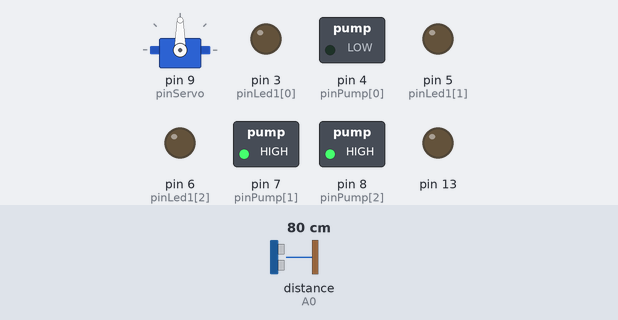
A program run on a simulated Arduino Uno, built with avr-gcc and run on an emulated ATmega328P. Shown: servo, switched loads named in the program (green lamp = pin HIGH), output pins drawn as LEDs (lit = HIGH). Wiring (inferred from the names in the program): ultrasonic range finder: trigger A1; echo A0. Dashed ring = blinking. The test bench sets the inputs (shaded band); at power-on: distance to the obstacle (sensor on A0) 80 cm. The echo pulse lasts 58.3 µs per cm; pins used as bus, display or sensor lines are not drawn.

Above: at 1.2 s.
1.3 s: distance to the obstacle (sensor on A0) set to 55 cm
2.8 s: distance to the obstacle (sensor on A0) set to 47 cm
At 2.96 s:
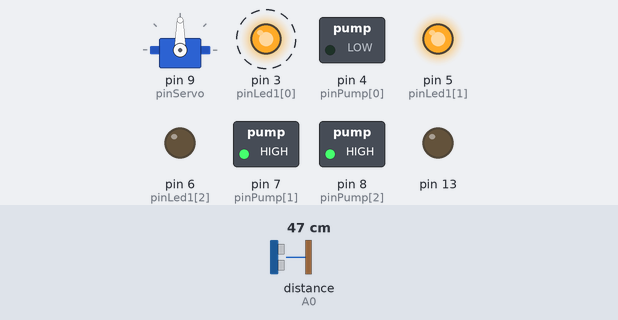
5.8 s: distance to the obstacle (sensor on A0) set to 2 cm
At 5.99 s:
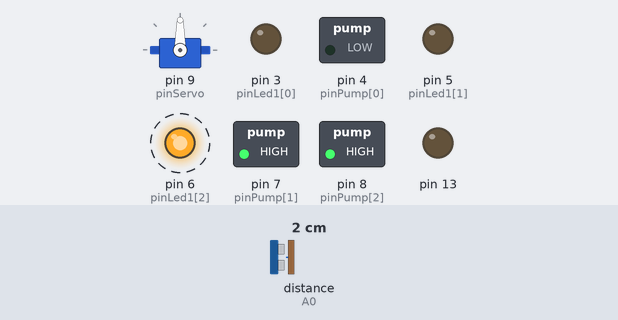
8.8 s: distance to the obstacle (sensor on A0) set to 35 cm
At 9.35 s:
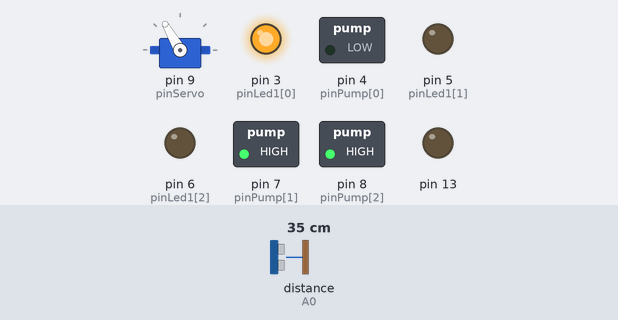
11.8 s: distance to the obstacle (sensor on A0) set to 4 cm
At 11.99 s:
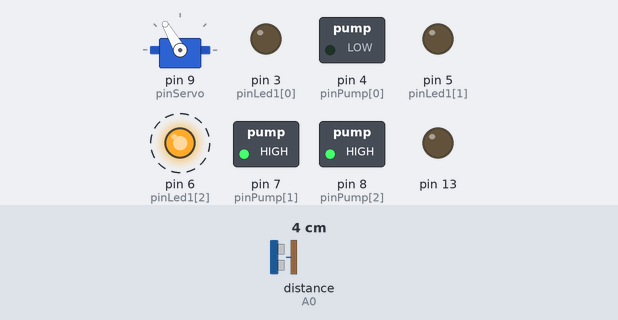
14.8 s: distance to the obstacle (sensor on A0) set to 33 cm
At 15.15 s:
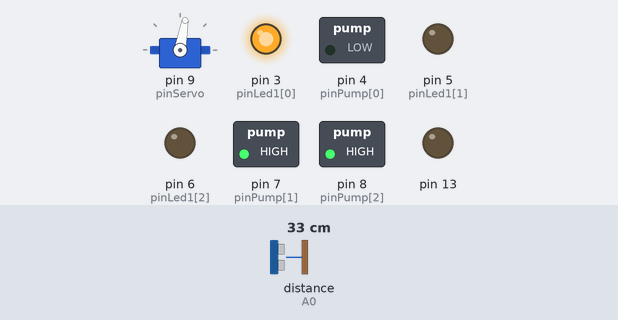
Timing chart, 0 to 18.8 s (numbered marks = the images above; inputs shaded):
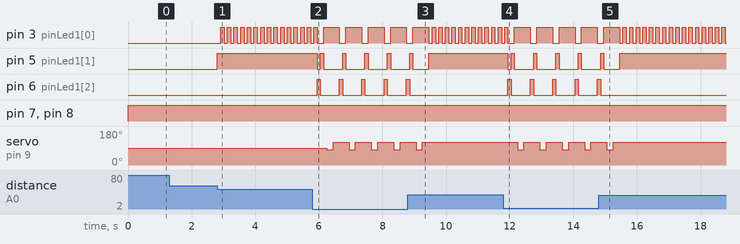

Measured:
- the behaviour switches between 51 and 50 cm on distance to the obstacle (sensor on A0) (found by bisection; images 0 and 1)
- after the input at 1.3 s, every drawn part: stays the same
- after the input at 2.8 s, pin 3 (pinLed1[0]): alternates HIGH for 0.11 s and LOW for 0.10 s, starting after 0.11 s; pin 5 (pinLed1[1]): LOW → HIGH at once
- after the input at 5.8 s, pin 5 (pinLed1[1]): HIGH → LOW after 0.15 s, then repeats every 0.70 s: HIGH 0.10 s, LOW 0.60 s; pin 6 (pinLed1[2]): alternates HIGH for 0.10 s and LOW for 0.60 s, starting after 0.15 s; servo on pin 9 (pinServo): alternates 120° for 0.50 s and 80° for 0.20 s, starting after 0.45 s
- after the input at 8.8 s, pin 6 (pinLed1[2]): goes on until 8.9 s, then stays LOW; servo on pin 9 (pinServo): goes on until 9.3 s, then stays 120°
- after the input at 11.8 s, pin 5 (pinLed1[1]): HIGH → LOW after 0.15 s, then repeats every 0.70 s: HIGH 0.10 s, LOW 0.60 s; pin 6 (pinLed1[2]): alternates HIGH for 0.10 s and LOW for 0.60 s, starting after 0.15 s; servo on pin 9 (pinServo): alternates 120° for 0.50 s and 80° for 0.20 s, starting after 0.45 s
- after the input at 14.8 s, pin 6 (pinLed1[2]): goes on until 14.9 s, then stays LOW; servo on pin 9 (pinServo): goes on until 15.3 s, then stays 120°

The program:

main.cpp
```cpp
#include <Arduino.h>
#include <Servo.h>
//#include <time.h>


const int pinPump[] = {4,7,8};
const int pinServo = 9;
const int pinLed1[] = {3,5,6};
const int trigPin = A1;
const int echoPin = A0;


Servo myservo;  // create Servo object to control a servo
void pumpPWM(int i, int time);
void pump(int i, bool on);
void led1(int r, int g, int b);
void colorLed();
void trasiem();

int state = 0;

void led1(int r, int g, int b){
  analogWrite(pinLed1[0], r);
  analogWrite(pinLed1[1], g);
  analogWrite(pinLed1[2], b);
}

void pump(int i, bool on){
  digitalWrite(pinPump[i], on ? HIGH : LOW);
}


// void pumpPWM(int i, int time){
//   if(time < 100) {
//     digitalWrite(pinPump[i], LOW);
//   } else {
//     digitalWrite(pinPump[i], HIGH);
//     delay(time);
//     digitalWrite(pinPump[i], LOW);
//     delay(time);
//   }
// }

float readDistance() {
  digitalWrite(trigPin, LOW);
  delayMicroseconds(2);
  digitalWrite(trigPin, HIGH);
  delayMicroseconds(10);
  digitalWrite(trigPin, LOW);

  unsigned long duration = pulseIn(echoPin, HIGH);
  float distance = (duration * 0.0343) / 2;
  return distance;
}


unsigned long previousMicros = 0;
bool distanceReadFlagA = false;
bool distanceReadFlagB = false;
float distanceRead(){
  if(!distanceReadFlagA){
    previousMicros = micros();
    digitalWrite(trigPin, LOW);
    if(micros() - previousMicros < 2){
      return -1;
    }
    distanceReadFlagA = true;
    previousMicros = 0;
  }
  digitalWrite(trigPin, HIGH);
  if(micros() - previousMicros < 10){
    return -1;
  }
  delayMicroseconds(10);
  digitalWrite(trigPin, LOW);
  float duration = pulseIn(echoPin, HIGH);
  return ((duration*.0343)/2);
}
void trasiem(){
  myservo.write(80);
  delay(200);
  myservo.write(120);
  delay(200);
}
void setup() {
  myservo.attach(pinServo);
  pinMode(trigPin, OUTPUT);
  pinMode(echoPin, INPUT);
  pinMode(13, OUTPUT);
  pinMode(pinLed1[0], OUTPUT);
  pinMode(pinLed1[1], OUTPUT);
  pinMode(pinLed1[2], OUTPUT);
  for(int i = 0; i < 4; i++){
    pinMode(pinPump[i], OUTPUT);
  }
  pump(3, false);
  pump(2, false);
  pump(1, false);
  Serial.begin(9600);
  while(distanceRead() > 80){
    led1(255, 0, 0);
    delay(100);
    //Serial.println(distanceRead());
  }

  //led1(50,50,50);
}


static byte endColor[3];
static byte startColor[3];
static bool transitioning = false;
int transitionTime;
unsigned long transitionStart;

void transitionColor(byte r, byte g, byte b, int ms) {
  startColor[0] = endColor[0];
  startColor[1] = endColor[1];
  startColor[2] = endColor[2];
  endColor[0] = r;
  endColor[1] = g;
  endColor[2] = b;
  transitionStart = millis();
  transitionTime = ms;
  transitioning = true;


}

void colorRun() {
  if (transitioning) {
    float progress = (float)(millis() - transitionStart) / transitionTime;
    if (progress >= 1.0) {
      progress = 1.0;
      transitioning = false;
    }

    int r = startColor[0] + progress * (endColor[0] - startColor[0]);
    int g = startColor[1] + progress * (endColor[1] - startColor[1]);
    int b = startColor[2] + progress * (endColor[2] - startColor[2]);
    led1(r, g, b);
  }
}

long lastTransition = -5000;

void loop() {
  pump(2, true);
  pump(1, true);
  pump(3, true);
  // if (millis() - lastTransition >= 1500) {
  //   if (state == 0) {
  //     transitionColor(10, 10, 10, 2000);
  //   } else {
  //     transitionColor(250, 10, 10, 2000);
  //   }

  //   lastTransition = millis();
  //   state = !state;
  //   Serial.println("Transitioning");
  // }
  // colorRun();
  //Serial.println(distanceRead());
  if(distanceRead() < 50 && distanceRead() > 30){
    led1(0, 255, 0);
    delay(100);
    led1(255, 255, 0);
    delay(100);
  }
  if(distanceRead() < 30 ){
    led1(0, 0, 255);
    delay(100);
    led1(0, 255, 0);
    delay(100);
    led1(255, 0, 0);
    delay(100);

    trasiem();
  }


  // pump(3, true);
  // delay(5000);
  // pump(1, true);
  // delay(5000);
  // pump(3, false);S

  // pump(1, false);
  // delay(5000);


}
```
